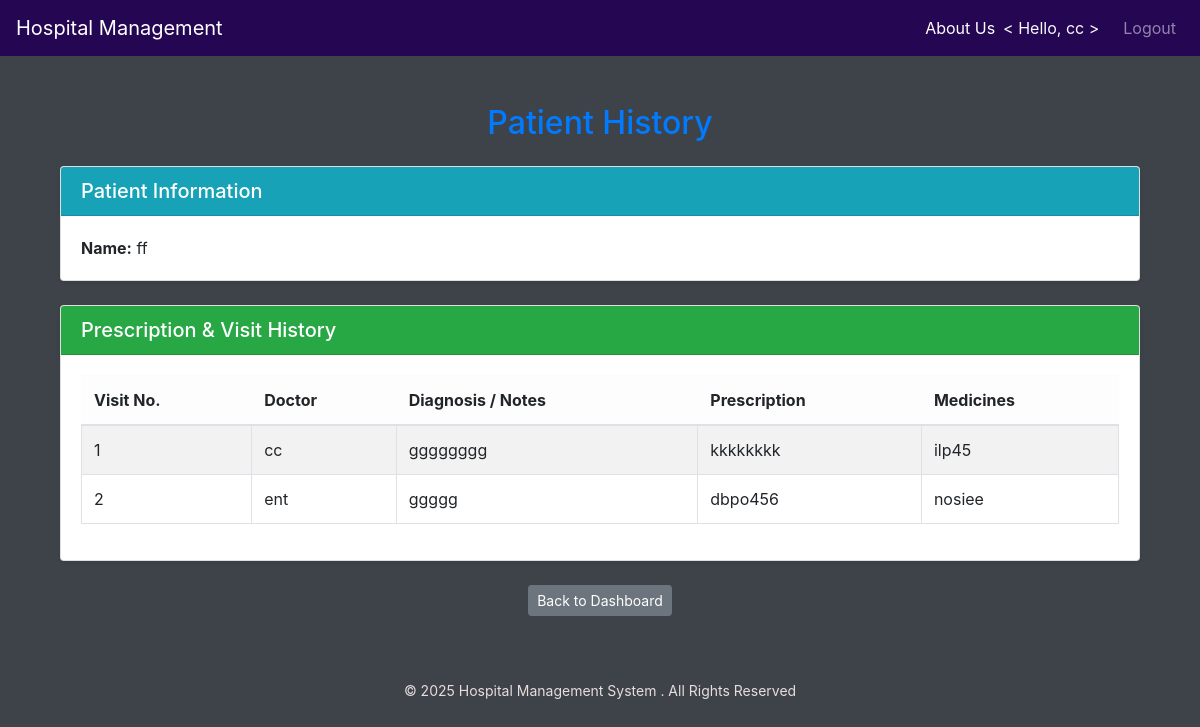
The page /view_history/14 (signed in) on the database its author committed.
### models.py (models this page shows)
class User(db.Model):
    __tablename__ = 'user'
    id = db.Column(db.Integer, primary_key=True)
    name = db.Column(db.String(50), nullable=False)
    email = db.Column(db.String(100), unique=True, nullable=False)
    password = db.Column(db.String(100), nullable=False)
    role = db.Column(db.String(20), nullable=False)
    phone = db.Column(db.String(15), unique=True)
    aadhar = db.Column(db.String(12), unique=True)
    address = db.Column(db.String(150))
    dob = db.Column(db.Date)
    created_at = db.Column(db.DateTime, default=datetime.utcnow)
    gender = db.Column(db.String(10))
    status = db.Column(db.String(20), default='active')
    experience = db.Column(db.String(100))
    bio = db.Column(db.Text())
    department_id = db.Column(
        db.Integer,
        db.ForeignKey('department.id', ondelete="CASCADE")
    )
    department = db.relationship("Department", back_populates="users")
    doctor_appointments = db.relationship(
        "Appointment",
        back_populates="doctor",
        foreign_keys="Appointment.doctor_id",
        cascade="all, delete-orphan"
    )
    patient_appointments = db.relationship(
        "Appointment",
        back_populates="patient",
        foreign_keys="Appointment.patient_id",
        cascade="all, delete-orphan"
    )
    prescriptions = db.relationship(
        "Prescription",
        back_populates="doctor",
        cascade="all, delete-orphan"
    )
    availabilities = db.relationship(
        "Availability",
        back_populates="doctor",
        cascade="all, delete-orphan"
    )

class Prescription(db.Model):
    __tablename__ = 'prescription'
    id = db.Column(db.Integer, primary_key=True)
    issue_date = db.Column(db.DateTime, default=datetime.utcnow)
    validity_days = db.Column(db.Integer, default=7)
    created_at = db.Column(db.DateTime, default=datetime.utcnow)
    medicine = db.Column(db.String(200))
    dosage = db.Column(db.String(100))
    notes = db.Column(db.String(300))
    appointment_id = db.Column(
        db.Integer,
        db.ForeignKey('appointment.id', ondelete="CASCADE"),
        nullable=False
    )
    doctor_id = db.Column(
        db.Integer,
        db.ForeignKey('user.id', ondelete="CASCADE"),
        nullable=False
    )
    appointment = db.relationship("Appointment", back_populates="prescription")
    doctor = db.relationship("User", back_populates="prescriptions")

### app.py (the view)
@app.route('/view_history/<int:patient_id>')
def view_history(patient_id):
    patient = User.query.get_or_404(patient_id)
    prescriptions = Prescription.query.join(Appointment).filter(Appointment.patient_id == patient_id).all()
    return render_template('view_history.html', patient=patient, prescriptions=prescriptions)

### templates/view_history.html
{% extends "base.html" %}
{% block content %}
<div class="container mt-4 mb-5">
  <h2 class="text-center mb-4 text-primary fw-bold">
    Patient History
  </h2>
  <div class="card shadow-sm mb-4">
    <div class="card-header bg-info text-white">
      <h5 class="mb-0">Patient Information</h5>
    </div>
    <div class="card-body">
      <p class="mb-0">
        <strong>Name:</strong> {{ patient.name }}
      </p>
    </div>
  </div>
  <div class="card shadow-sm">
    <div class="card-header bg-success text-white">
      <h5 class="mb-0">Prescription & Visit History</h5>
    </div>
    <div class="card-body">
      {% if prescriptions %}
      <table class="table table-striped table-hover table-bordered">
        <thead class="table-light">
          <tr>
            <th>Visit No.</th>
            <th>Doctor</th>
            <th>Diagnosis / Notes</th>
            <th>Prescription</th>
            <th>Medicines</th>
          </tr>
        </thead>
        <tbody>
          {% for p in prescriptions %}
          <tr>
            <td>{{ loop.index }}</td>
            <td>{{ p.doctor.name }}</td>
            <td>{{ p.notes or 'N/A' }}</td>
            <td>{{ p.dosage or 'N/A' }}</td>
            <td>{{ p.medicine or 'N/A' }}</td>
          </tr>
          {% endfor %}
        </tbody>
      </table>
      {% else %}
        <p class="text-center text-muted">No patient history available.</p>
      {% endif %}
    </div>
  </div>
  <div class="text-center mt-4">
      {% if session['role'] == 'doctor' %}
        <a href="{{ url_for('doctor_dash') }}" class="btn btn-secondary btn-sm">
          Back to Dashboard
        </a>
      {% elif session['role'] == 'admin' %}
        <a href="{{ url_for('admin_dash') }}" class="btn btn-secondary btn-sm">
          Back to Dashboard
        </a>
      {% elif session['role'] == 'patient' %}
        <a href="{{ url_for('patient_dash') }}" class="btn btn-secondary btn-sm">
          Back to Dashboard
        </a>
      {% endif %}
  </div>
</div>
{% endblock %}

### templates/base.html (style rules this page uses)
body { background-color: #3e4249ff; }

### rows shown on the page
User: name "ff"
Prescription: doctor.name "cc", notes "gggggggg", dosage "kkkkkkkk", medicine "ilp45"
Prescription: doctor.name "ent", notes "ggggg", dosage "dbpo456", medicine "nosiee"

### other values the page prints
{{ session.get('f_name') }} "cc"
